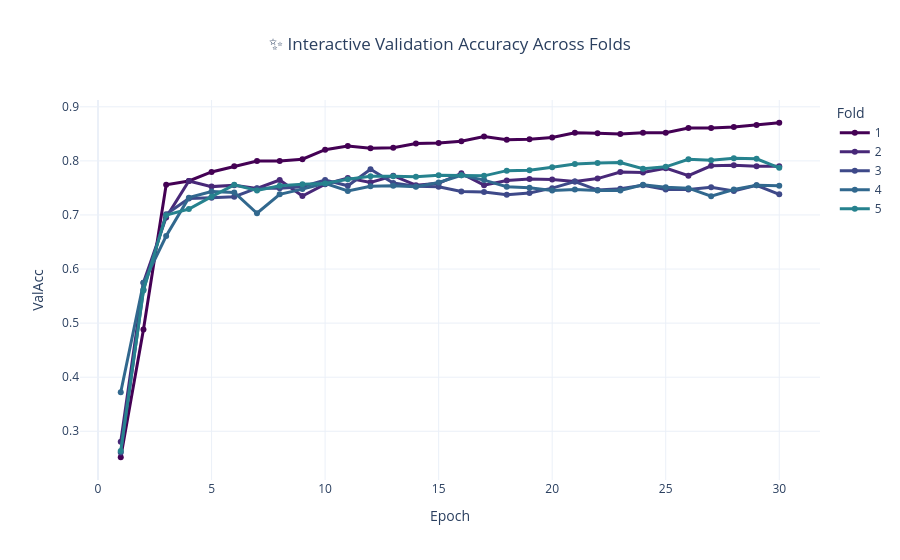

Notebook cell for this chart:
### Code cell
# -------------------------------
# 6️⃣ Interactive Plotly Visualization (optional)
# -------------------------------
try:
    fig = px.line(df, x="Epoch", y="ValAcc", color="Fold",
                  title="✨ Interactive Validation Accuracy Across Folds",
                  markers=True, color_discrete_sequence=px.colors.sequential.Viridis)
    fig.update_traces(line=dict(width=3))
    fig.update_layout(template="plotly_white", title_x=0.5)
    fig.write_html("adagrad-logs/interactive_val_accuracy.html")
    fig.show()
    print("✅ Interactive visualization saved: logs/interactive_val_accuracy.html")
except Exception as e:
    print("Plotly visualization skipped:", e)

### Figure 1 — Plotly figure (JSON) as saved in the notebook; plotly's stock layout.template omitted (floating-point values rounded to 4 significant figures)
{"data": [{"hovertemplate": "Fold=1<br>Epoch=%{x}<br>ValAcc=%{y}<extra></extra>", "legendgroup": "1", "line": {"color": "#440154", "dash": "solid", "width": 3}, "marker": {"symbol": "circle"}, "mode": "lines+markers", "name": "1", "orientation": "v", "showlegend": true, "type": "scatter", "x": [1, 2, 3, 4, 5, 6, 7, 8, 9, 10, 11, 12, 13, 14, 15, 16, 17, 18, 19, 20, 21, 22, 23, 24, 25, 26, 27, 28, 29, 30], "xaxis": "x", "y": [0.252, 0.4882, 0.7559, 0.7629, 0.7795, 0.79, 0.7997, 0.7997, 0.8031, 0.8206, 0.8276, 0.8233, 0.8241, 0.832, 0.8329, 0.8364, 0.8451, 0.839, 0.8399, 0.8434, 0.8521, 0.8513, 0.8495, 0.8521, 0.8521, 0.8609, 0.8609, 0.8626, 0.8661, 0.8705], "yaxis": "y"}, {"hovertemplate": "Fold=2<br>Epoch=%{x}<br>ValAcc=%{y}<extra></extra>", "legendgroup": "2", "line": {"color": "#482878", "dash": "solid", "width": 3}, "marker": {"symbol": "circle"}, "mode": "lines+markers", "name": "2", "orientation": "v", "showlegend": true, "type": "scatter", "x": [1, 2, 3, 4, 5, 6, 7, 8, 9, 10, 11, 12, 13, 14, 15, 16, 17, 18, 19, 20, 21, 22, 23, 24, 25, 26, 27, 28, 29, 30], "xaxis": "x", "y": [0.2808, 0.5748, 0.6955, 0.7629, 0.7524, 0.755, 0.7489, 0.7647, 0.7349, 0.7568, 0.7682, 0.7603, 0.7725, 0.755, 0.7585, 0.7769, 0.755, 0.7638, 0.7664, 0.7655, 0.762, 0.7673, 0.7795, 0.7787, 0.7865, 0.7725, 0.7909, 0.7918, 0.79, 0.79], "yaxis": "y"}, {"hovertemplate": "Fold=3<br>Epoch=%{x}<br>ValAcc=%{y}<extra></extra>", "legendgroup": "3", "line": {"color": "#3e4989", "dash": "solid", "width": 3}, "marker": {"symbol": "circle"}, "mode": "lines+markers", "name": "3", "orientation": "v", "showlegend": true, "type": "scatter", "x": [1, 2, 3, 4, 5, 6, 7, 8, 9, 10, 11, 12, 13, 14, 15, 16, 17, 18, 19, 20, 21, 22, 23, 24, 25, 26, 27, 28, 29, 30], "xaxis": "x", "y": [0.2609, 0.5622, 0.7014, 0.7303, 0.732, 0.7338, 0.7496, 0.7496, 0.7522, 0.7644, 0.7539, 0.7846, 0.7592, 0.7531, 0.7522, 0.7434, 0.7426, 0.7373, 0.7408, 0.7496, 0.7618, 0.7461, 0.7487, 0.7548, 0.7469, 0.7469, 0.7513, 0.7443, 0.7548, 0.7382], "yaxis": "y"}, {"hovertemplate": "Fold=4<br>Epoch=%{x}<br>ValAcc=%{y}<extra></extra>", "legendgroup": "4", "line": {"color": "#31688e", "dash": "solid", "width": 3}, "marker": {"symbol": "circle"}, "mode": "lines+markers", "name": "4", "orientation": "v", "showlegend": true, "type": "scatter", "x": [1, 2, 3, 4, 5, 6, 7, 8, 9, 10, 11, 12, 13, 14, 15, 16, 17, 18, 19, 20, 21, 22, 23, 24, 25, 26, 27, 28, 29, 30], "xaxis": "x", "y": [0.3722, 0.5744, 0.6611, 0.732, 0.7434, 0.7417, 0.7032, 0.7382, 0.7478, 0.7583, 0.7443, 0.7531, 0.7539, 0.7522, 0.7601, 0.7732, 0.7644, 0.7522, 0.7504, 0.7452, 0.7469, 0.7452, 0.7452, 0.7557, 0.7513, 0.7496, 0.7347, 0.7469, 0.7548, 0.7539], "yaxis": "y"}, {"hovertemplate": "Fold=5<br>Epoch=%{x}<br>ValAcc=%{y}<extra></extra>", "legendgroup": "5", "line": {"color": "#26828e", "dash": "solid", "width": 3}, "marker": {"symbol": "circle"}, "mode": "lines+markers", "name": "5", "orientation": "v", "showlegend": true, "type": "scatter", "x": [1, 2, 3, 4, 5, 6, 7, 8, 9, 10, 11, 12, 13, 14, 15, 16, 17, 18, 19, 20, 21, 22, 23, 24, 25, 26, 27, 28, 29, 30], "xaxis": "x", "y": [0.2636, 0.5604, 0.6996, 0.711, 0.7338, 0.7557, 0.7452, 0.7539, 0.7566, 0.7583, 0.7662, 0.7715, 0.7715, 0.7706, 0.7732, 0.7732, 0.7723, 0.782, 0.7828, 0.7881, 0.7942, 0.796, 0.7968, 0.7855, 0.789, 0.803, 0.8012, 0.8047, 0.8039, 0.7872], "yaxis": "y"}], "layout": {"legend": {"title": {"text": "Fold"}, "tracegroupgap": 0}, "title": {"text": "✨ Interactive Validation Accuracy Across Folds", "x": 0.5}, "xaxis": {"anchor": "y", "domain": [0, 1], "title": {"text": "Epoch"}}, "yaxis": {"anchor": "x", "domain": [0, 1], "title": {"text": "ValAcc"}}}}
